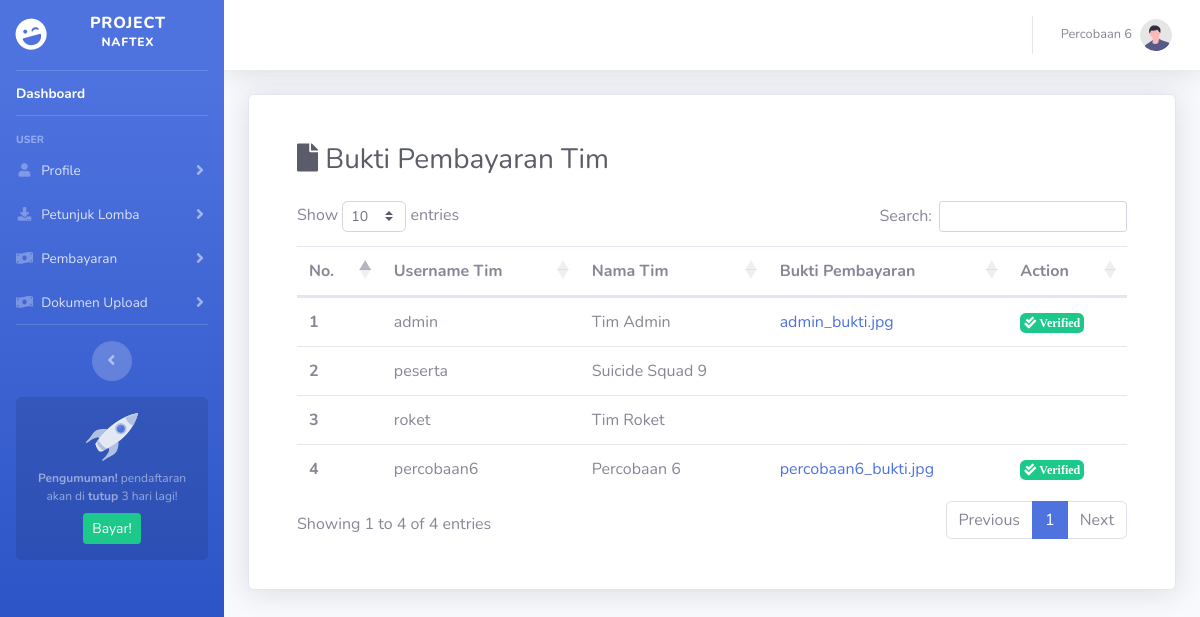
The app's page /dashboard/docBuktipemby.php (signed in) with its own data.
### tables this page shows
CREATE TABLE `user` (
  `id_user` int(11) NOT NULL,
  `username` varchar(50) NOT NULL,
  `password` varchar(50) NOT NULL,
  `nama` varchar(50) NOT NULL,
  `email` varchar(50) NOT NULL,
  `level` varchar(50) NOT NULL,
  `foto` varchar(50) NOT NULL,
  `id_lomba` int(11) NOT NULL
);

CREATE TABLE `pembayaran_peserta` (
  `username` varchar(50) NOT NULL,
  `status_bayar` varchar(50) NOT NULL,
  `bukti_transfer` varchar(100) NOT NULL,
  `deskripsi2` varchar(50) NOT NULL
);

### dashboard/include/session.php (called while the page is built, shortened)
<?php
	if (isset($_SESSION['id_user'])) {
		$id_user = $_SESSION['id_user'];
		$query_n = mysqli_query($koneksi, "SELECT `nama` FROM `user` WHERE `id_user`='$id_user'");
	    while($data_n = mysqli_fetch_row($query_n)){
	      $nama = $data_n[0];
	    }
	}
?>

### dashboard/docBuktipemby.php (the view, shortened to what this page needs)
<?php
    include('../koneksi/koneksi.php');
    include('include/session.php');
?>
<!DOCTYPE html>
<html lang="en">
<head>
    <?php include "include/head.php" ?>
</head>
<body id="page-top">
    <div id="wrapper">
        <?php include "include/sidebar.php" ?>
        <div id="content-wrapper" class="d-flex flex-column">
            <div id="content">
                <?php include "include/navbar.php" ?>
                <div class="container-fluid">
                    <div class="container col-12 card shadow p-5">
                        <h1 class="h3 mb-4 text-gray-800"><i class="fas fa-file"></i> Bukti Pembayaran Tim</h1>
                        <div class="row justify-content-center">
                            <div class="col-md-12">
                                <div class="table-responsive-md">
                                    <table id="dataTable" class="table table-hover">
                                        <thead>
                                            <tr>
                                                <th scope="col">No.</th>
                                                <th scope="col">Username Tim</th>
                                                <th scope="col">Nama Tim</th>
                                                <th scope="col">Bukti Pembayaran</th>
                                                <th scope="col">Action</th>
                                        </thead>
                                        <tbody>
                                            <?php
                                                $no=1;
                                                $sql_p = "SELECT user.username, user.nama, pembayaran_peserta.bukti_transfer, pembayaran_peserta.status_bayar FROM `user`
                                                LEFT JOIN `pembayaran_peserta` ON pembayaran_peserta.username = user.username";
                                                $query_p = mysqli_query($koneksi,$sql_p);
                                                while($data_p = mysqli_fetch_row($query_p)){
                                                    $username   = $data_p[0];
                                                    $nama     = $data_p[1];
                                                    $bukti   = $data_p[2];
                                                    $status    = $data_p[3];
                                            ?>
                                            <tr>
                                                <th scope="row"><?= $no ?></th>
                                                <td><?= $username ?></td>
                                                <td><?= $nama ?></td>
                                                <td>
                                                    <a data-toggle="collapse" href="#buktitimid<?= $no ?>" role="button" aria-expanded="false" aria-controls="buktitimid=1">
                                                        <?= $bukti ?>
                                                    </a>
                                                </td>
                                                <td>
                                                    <?php if ($status=="pending") { ?>
                                                        <a href="#" data-toggle="modal" data-target="#confirmModal" class="badge badge-info p-1" onclick='setConfirm("<?= $username ?>")'><i class="fas fa-check"></i> Confirm</a>
                                                    <?php } else if ($status=="berhasil") { ?>
                                                        <a href="#" class="badge badge-success p-1"><i class="fas fa-check-double"> Verified</i></a>
                                                    <?php }
                                                    ?>
                                                </td>
                                            </tr>
                                            <?php $no++; } ?>
                                        </tbody>
                                    </table>
                                </div>
                            </div>
                        </div>
                    </div>
                </div>
            </div>
        </div>
    </div>
</body>
</html>

### dashboard/include/navbar.php (shortened to what this page needs)
<nav class="navbar navbar-expand navbar-light bg-white topbar mb-4 static-top shadow">
    <ul class="navbar-nav ml-auto">
        <li class="nav-item dropdown no-arrow">
            <a class="nav-link dropdown-toggle" href="#" id="userDropdown" role="button" data-toggle="dropdown" aria-haspopup="true" aria-expanded="false">
                <span class="mr-2 d-none d-lg-inline text-gray-600 small"><?= $nama ?></span>
                <img class="img-profile rounded-circle" src="assets/img/undraw_profile.svg" />
            </a>
        </li>
    </ul>
</nav>

### dashboard/include/head.php (style rules this page uses)
.nav-item .nav-link { padding-top: 10px !important; padding-bottom: 10px !important }

### records on screen
user: nama "Percobaan 6"
pembayaran_peserta: user.username "admin", user.nama "Tim Admin", bukti_transfer "admin_bukti.jpg", status_bayar "Verified"
user: username "peserta", nama "Suicide Squad 9"
pembayaran_peserta: user.username "roket", user.nama "Tim Roket"
pembayaran_peserta: user.username "percobaan6", user.nama "Percobaan 6", bukti_transfer "percobaan6_bukti.jpg", status_bayar "Verified"
